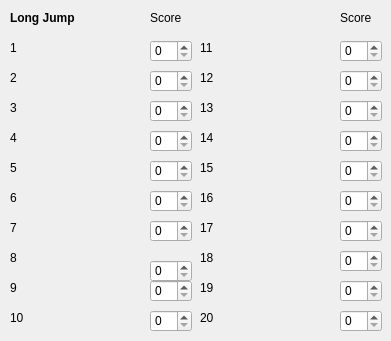
        <widget class="QWidget" name="form_long_jump">
         <widget class="QLabel" name="long_jump_label_3">
          <property name="geometry">
           <rect>
            <x>10</x>
            <y>100</y>
            <width>121</width>
            <height>16</height>
           </rect>
          </property>
          <property name="styleSheet">
           <string notr="true"/>
          </property>
          <property name="text">
           <string>3</string>
          </property>
         </widget>
         <widget class="QSpinBox" name="long_jump_spin_5">
          <property name="geometry">
           <rect>
            <x>150</x>
            <y>160</y>
            <width>42</width>
            <height>22</height>
           </rect>
          </property>
         </widget>
         <widget class="QLabel" name="long_jump_score_label_1">
          <property name="geometry">
           <rect>
            <x>150</x>
            <y>10</y>
            <width>41</width>
            <height>16</height>
           </rect>
          </property>
          <property name="styleSheet">
           <string notr="true"/>
          </property>
          <property name="text">
           <string>Score</string>
          </property>
         </widget>
         <widget class="QSpinBox" name="long_jump_spin_2">
          <property name="geometry">
           <rect>
            <x>150</x>
            <y>70</y>
            <width>42</width>
            <height>22</height>
           </rect>
          </property>
         </widget>
         <widget class="QLabel" name="long_jump_label_14">
          <property name="geometry">
           <rect>
            <x>200</x>
            <y>130</y>
            <width>121</width>
            <height>16</height>
           </rect>
          </property>
          <property name="styleSheet">
           <string notr="true"/>
          </property>
          <property name="text">
           <string>14</string>
          </property>
         </widget>
         <widget class="QSpinBox" name="long_jump_spin_13">
          <property name="geometry">
           <rect>
            <x>340</x>
            <y>100</y>
            <width>42</width>
            <height>22</height>
           </rect>
          </property>
         </widget>
         <widget class="QLabel" name="long_jump_label_2">
          <property name="geometry">
           <rect>
            <x>10</x>
            <y>70</y>
            <width>121</width>
            <height>16</height>
           </rect>
          </property>
          <property name="styleSheet">
           <string notr="true"/>
          </property>
          <property name="text">
           <string>2</string>
          </property>
         </widget>
         <widget class="QSpinBox" name="long_jump_spin_7">
          <property name="geometry">
           <rect>
            <x>150</x>
            <y>220</y>
            <width>42</width>
            <height>22</height>
           </rect>
          </property>
         </widget>
         <widget class="QLabel" name="long_jump_label_11">
          <property name="geometry">
           <rect>
            <x>200</x>
            <y>40</y>
            <width>121</width>
            <height>16</height>
           </rect>
          </property>
          <property name="styleSheet">
           <string notr="true"/>
          </property>
          <property name="text">
           <string>11</string>
          </property>
         </widget>
         <widget class="QLabel" name="long_jump_score_label_2">
          <property name="geometry">
           <rect>
            <x>340</x>
            <y>10</y>
            <width>41</width>
            <height>16</height>
           </rect>
          </property>
          <property name="styleSheet">
           <string notr="true"/>
          </property>
          <property name="text">
           <string>Score</string>
          </property>
         </widget>
         <widget class="QSpinBox" name="long_jump_spin_4">
          <property name="geometry">
           <rect>
            <x>150</x>
            <y>130</y>
            <width>42</width>
            <height>22</height>
           </rect>
          </property>
         </widget>
         <widget class="QLabel" name="long_jump_label_13">
          <property name="geometry">
           <rect>
            <x>200</x>
            <y>100</y>
            <width>121</width>
            <height>16</height>
           </rect>
          </property>
          <property name="styleSheet">
           <string notr="true"/>
          </property>
          <property name="text">
           <string>13</string>
          </property>
         </widget>
         <widget class="QSpinBox" name="long_jump_spin_20">
          <property name="geometry">
           <rect>
            <x>340</x>
            <y>310</y>
            <width>42</width>
            <height>22</height>
           </rect>
          </property>
         </widget>
         <widget class="QSpinBox" name="long_jump_spin_9">
          <property name="geometry">
           <rect>
            <x>150</x>
            <y>280</y>
            <width>42</width>
            <height>22</height>
           </rect>
          </property>
         </widget>
         <widget class="QLabel" name="long_jump_label_7">
          <property name="geometry">
           <rect>
            <x>10</x>
            <y>220</y>
            <width>121</width>
            <height>16</height>
           </rect>
          </property>
          <property name="styleSheet">
           <string notr="true"/>
          </property>
          <property name="text">
           <string>7</string>
          </property>
         </widget>
         <widget class="QLabel" name="long_jump_label_15">
          <property name="geometry">
           <rect>
            <x>200</x>
            <y>160</y>
            <width>121</width>
            <height>16</height>
           </rect>
          </property>
          <property name="styleSheet">
           <string notr="true"/>
          </property>
          <property name="text">
           <string>15</string>
          </property>
         </widget>
         <widget class="QLabel" name="long_jump_label_10">
          <property name="geometry">
           <rect>
            <x>10</x>
            <y>310</y>
            <width>121</width>
            <height>16</height>
           </rect>
          </property>
          <property name="styleSheet">
           <string notr="true"/>
          </property>
          <property name="text">
           <string>10</string>
          </property>
         </widget>
         <widget class="QLabel" name="long_jump_label_17">
          <property name="geometry">
           <rect>
            <x>200</x>
            <y>220</y>
            <width>121</width>
            <height>16</height>
           </rect>
          </property>
          <property name="styleSheet">
           <string notr="true"/>
          </property>
          <property name="text">
           <string>17</string>
          </property>
         </widget>
         <widget class="QLabel" name="long_jump_label_8">
          <property name="geometry">
           <rect>
            <x>10</x>
            <y>250</y>
            <width>121</width>
            <height>16</height>
           </rect>
          </property>
          <property name="styleSheet">
           <string notr="true"/>
          </property>
          <property name="text">
           <string>8</string>
          </property>
         </widget>
         <widget class="QSpinBox" name="long_jump_spin_1">
          <property name="geometry">
           <rect>
            <x>150</x>
            <y>40</y>
            <width>42</width>
            <height>22</height>
           </rect>
          </property>
         </widget>
         <widget class="QSpinBox" name="long_jump_spin_8">
          <property name="geometry">
           <rect>
            <x>150</x>
            <y>260</y>
            <width>42</width>
            <height>22</height>
           </rect>
          </property>
         </widget>
         <widget class="QLabel" name="long_jump_label_9">
          <property name="geometry">
           <rect>
            <x>10</x>
            <y>280</y>
            <width>121</width>
            <height>16</height>
           </rect>
          </property>
          <property name="styleSheet">
           <string notr="true"/>
          </property>
          <property name="text">
           <string>9</string>
          </property>
         </widget>
         <widget class="QSpinBox" name="long_jump_spin_14">
          <property name="geometry">
           <rect>
            <x>340</x>
            <y>130</y>
            <width>42</width>
            <height>22</height>
           </rect>
          </property>
         </widget>
         <widget class="QLabel" name="long_jump_label_16">
          <property name="geometry">
           <rect>
            <x>200</x>
            <y>190</y>
            <width>121</width>
            <height>16</height>
           </rect>
          </property>
          <property name="styleSheet">
           <string notr="true"/>
          </property>
          <property name="text">
           <string>16</string>
          </property>
         </widget>
         <widget class="QLabel" name="long_jump_label_12">
          <property name="geometry">
           <rect>
            <x>200</x>
            <y>70</y>
            <width>121</width>
            <height>16</height>
           </rect>
          </property>
          <property name="styleSheet">
           <string notr="true"/>
          </property>
          <property name="text">
           <string>12</string>
          </property>
         </widget>
         <widget class="QSpinBox" name="long_jump_spin_17">
          <property name="geometry">
           <rect>
            <x>340</x>
            <y>220</y>
            <width>42</width>
            <height>22</height>
           </rect>
          </property>
         </widget>
         <widget class="QLabel" name="long_jump_label_1">
          <property name="geometry">
           <rect>
            <x>10</x>
            <y>40</y>
            <width>121</width>
            <height>16</height>
           </rect>
          </property>
          <property name="styleSheet">
           <string notr="true"/>
          </property>
          <property name="text">
           <string>1</string>
          </property>
         </widget>
         <widget class="QSpinBox" name="long_jump_spin_18">
          <property name="geometry">
           <rect>
            <x>340</x>
            <y>250</y>
            <width>42</width>
            <height>22</height>
           </rect>
          </property>
         </widget>
         <widget class="QLabel" name="long_jump_label_18">
          <property name="geometry">
           <rect>
            <x>200</x>
            <y>250</y>
            <width>121</width>
            <height>16</height>
           </rect>
          </property>
          <property name="styleSheet">
           <string notr="true"/>
          </property>
          <property name="text">
           <string>18</string>
          </property>
         </widget>
         <widget class="QSpinBox" name="long_jump_spin_15">
          <property name="geometry">
           <rect>
            <x>340</x>
            <y>160</y>
            <width>42</width>
            <height>22</height>
           </rect>
          </property>
         </widget>
         <widget class="QLabel" name="long_jump_label_4">
          <property name="geometry">
           <rect>
            <x>10</x>
            <y>130</y>
            <width>121</width>
            <height>16</height>
           </rect>
          </property>
          <property name="styleSheet">
           <string notr="true"/>
          </property>
          <property name="text">
           <string>4</string>
          </property>
         </widget>
         <widget class="QSpinBox" name="long_jump_spin_16">
          <property name="geometry">
           <rect>
            <x>340</x>
            <y>190</y>
            <width>42</width>
            <height>22</height>
           </rect>
          </property>
         </widget>
         <widget class="QSpinBox" name="long_jump_spin_19">
          <property name="geometry">
           <rect>
            <x>340</x>
            <y>280</y>
            <width>42</width>
            <height>22</height>
           </rect>
          </property>
         </widget>
         <widget class="QSpinBox" name="long_jump_spin_10">
          <property name="geometry">
           <rect>
            <x>150</x>
            <y>310</y>
            <width>42</width>
            <height>22</height>
           </rect>
          </property>
         </widget>
         <widget class="QSpinBox" name="long_jump_spin_6">
          <property name="geometry">
           <rect>
            <x>150</x>
            <y>190</y>
            <width>42</width>
            <height>22</height>
           </rect>
          </property>
         </widget>
         <widget class="QLabel" name="long_jump_label_19">
          <property name="geometry">
           <rect>
            <x>200</x>
            <y>280</y>
            <width>121</width>
            <height>16</height>
           </rect>
          </property>
          <property name="styleSheet">
           <string notr="true"/>
          </property>
          <property name="text">
           <string>19</string>
          </property>
         </widget>
         <widget class="QSpinBox" name="long_jump_spin_12">
          <property name="geometry">
           <rect>
            <x>340</x>
            <y>70</y>
            <width>42</width>
            <height>22</height>
           </rect>
          </property>
         </widget>
         <widget class="QLabel" name="long_jump_label_6">
          <property name="geometry">
           <rect>
            <x>10</x>
            <y>190</y>
            <width>121</width>
            <height>16</height>
           </rect>
          </property>
          <property name="styleSheet">
           <string notr="true"/>
          </property>
          <property name="text">
           <string>6</string>
          </property>
         </widget>
         <widget class="QSpinBox" name="long_jump_spin_3">
          <property name="geometry">
           <rect>
            <x>150</x>
            <y>100</y>
            <width>42</width>
            <height>22</height>
           </rect>
          </property>
         </widget>
         <widget class="QLabel" name="long_jump_label_20">
          <property name="geometry">
           <rect>
            <x>200</x>
            <y>310</y>
            <width>121</width>
            <height>16</height>
           </rect>
          </property>
          <property name="styleSheet">
           <string notr="true"/>
          </property>
          <property name="text">
           <string>20</string>
          </property>
         </widget>
         <widget class="QSpinBox" name="long_jump_spin_11">
          <property name="geometry">
           <rect>
            <x>340</x>
            <y>40</y>
            <width>42</width>
            <height>22</height>
           </rect>
          </property>
         </widget>
         <widget class="QLabel" name="long_jump_label_5">
          <property name="geometry">
           <rect>
            <x>10</x>
            <y>160</y>
            <width>121</width>
            <height>16</height>
           </rect>
          </property>
          <property name="styleSheet">
           <string notr="true"/>
          </property>
          <property name="text">
           <string>5</string>
          </property>
         </widget>
         <widget class="QLabel" name="math_form_label_7">
          <property name="geometry">
           <rect>
            <x>10</x>
            <y>10</y>
            <width>81</width>
            <height>16</height>
           </rect>
          </property>
          <property name="font">
           <font>
            <weight>75</weight>
            <bold>true</bold>
           </font>
          </property>
          <property name="text">
           <string>Long Jump</string>
          </property>
         </widget>
        </widget>
